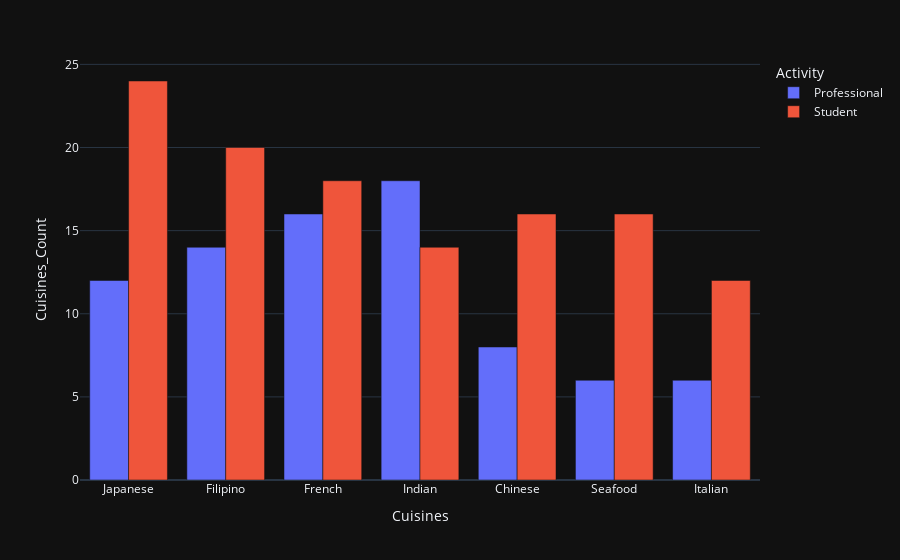

The cell this chart's notebook holds for it:
### Code cell
fig=px.bar(data_frame=temp,x="Cuisines",y="Cuisines_Count",color="Activity",barmode="group")
fig.update_xaxes(categoryorder="total descending")
fig.show()

### Figure 1 — Plotly figure (JSON) as saved in the notebook; plotly's stock layout.template omitted (floating-point values rounded to 4 significant figures)
{"data": [{"alignmentgroup": "True", "hovertemplate": "Activity=Professional<br>Cuisines=%{x}<br>Cuisines_Count=%{y}<extra></extra>", "legendgroup": "Professional", "marker": {"color": "#636efa", "pattern": {"shape": ""}}, "name": "Professional", "offsetgroup": "Professional", "orientation": "v", "showlegend": true, "textposition": "auto", "x": ["Chinese", "Filipino", "French", "Indian", "Italian", "Japanese", "Seafood"], "xaxis": "x", "y": [8, 14, 16, 18, 6, 12, 6], "yaxis": "y", "type": "bar"}, {"alignmentgroup": "True", "hovertemplate": "Activity=Student<br>Cuisines=%{x}<br>Cuisines_Count=%{y}<extra></extra>", "legendgroup": "Student", "marker": {"color": "#EF553B", "pattern": {"shape": ""}}, "name": "Student", "offsetgroup": "Student", "orientation": "v", "showlegend": true, "textposition": "auto", "x": ["Chinese", "Filipino", "French", "Indian", "Italian", "Japanese", "Seafood"], "xaxis": "x", "y": [16, 20, 18, 14, 12, 24, 16], "yaxis": "y", "type": "bar"}], "layout": {"xaxis": {"anchor": "y", "domain": [0.0, 1.0], "title": {"text": "Cuisines"}, "categoryorder": "total descending"}, "yaxis": {"anchor": "x", "domain": [0.0, 1.0], "title": {"text": "Cuisines_Count"}}, "legend": {"title": {"text": "Activity"}, "tracegroupgap": 0}, "margin": {"t": 60}, "barmode": "group"}}
